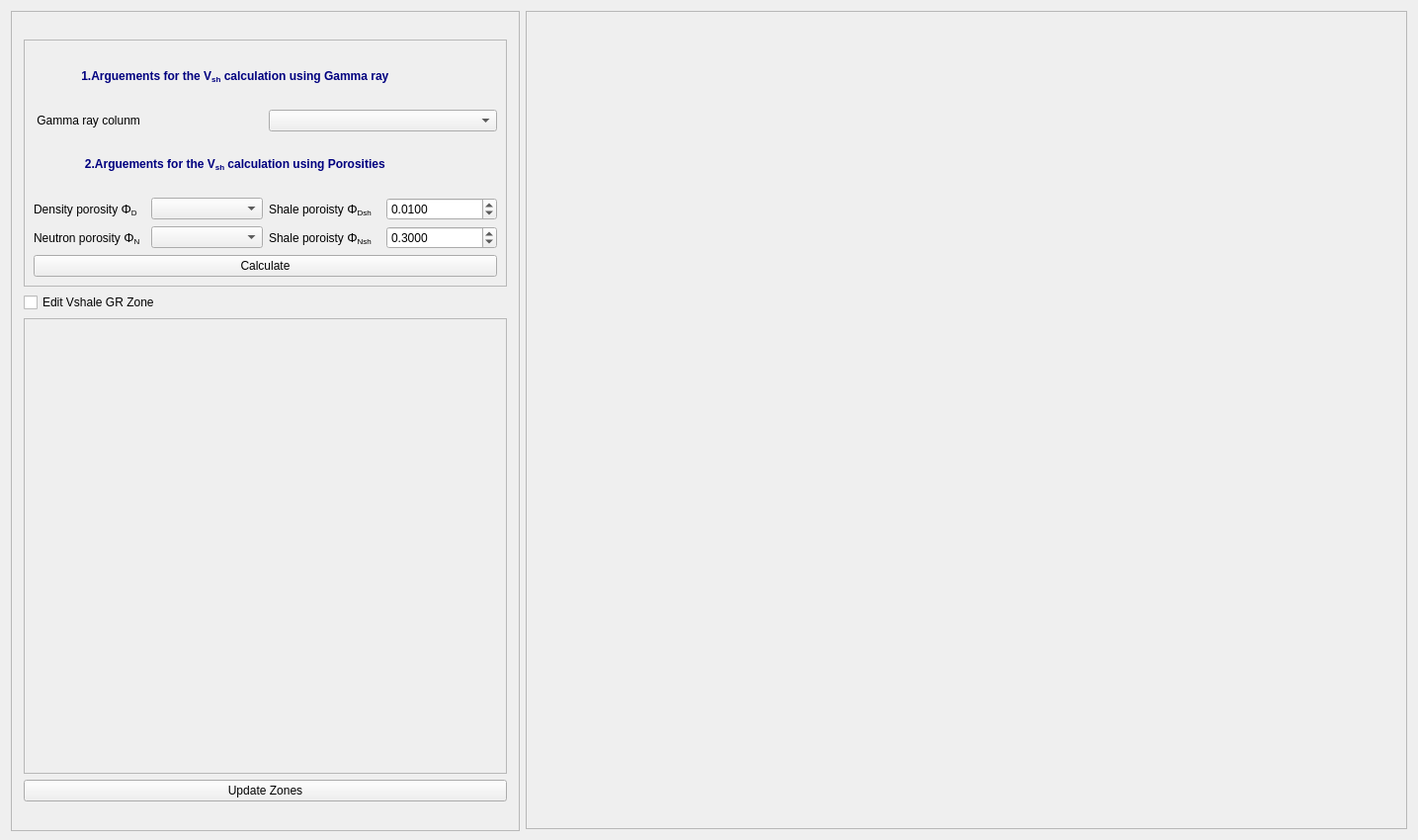
<?xml version="1.0" encoding="UTF-8"?>
<ui version="4.0">
 <class>vShaleForm</class>
 <widget class="QWidget" name="vShaleForm">
  <property name="geometry">
   <rect>
    <x>0</x>
    <y>0</y>
    <width>1435</width>
    <height>850</height>
   </rect>
  </property>
  <property name="minimumSize">
   <size>
    <width>0</width>
    <height>850</height>
   </size>
  </property>
  <property name="maximumSize">
   <size>
    <width>16777215</width>
    <height>16777215</height>
   </size>
  </property>
  <property name="windowTitle">
   <string>Form</string>
  </property>
  <layout class="QGridLayout" name="gridLayout_3">
   <item row="0" column="0">
    <widget class="QScrollArea" name="scrollArea">
     <property name="minimumSize">
      <size>
       <width>515</width>
       <height>830</height>
      </size>
     </property>
     <property name="maximumSize">
      <size>
       <width>515</width>
       <height>830</height>
      </size>
     </property>
     <property name="widgetResizable">
      <bool>true</bool>
     </property>
     <widget class="QWidget" name="scrollAreaWidgetContents_2">
      <property name="geometry">
       <rect>
        <x>0</x>
        <y>0</y>
        <width>513</width>
        <height>828</height>
       </rect>
      </property>
      <layout class="QGridLayout" name="gridLayout_2">
       <item row="0" column="0">
        <layout class="QVBoxLayout" name="verticalLayout">
         <item>
          <widget class="QScrollArea" name="scrollArea_8">
           <property name="minimumSize">
            <size>
             <width>489</width>
             <height>250</height>
            </size>
           </property>
           <property name="maximumSize">
            <size>
             <width>489</width>
             <height>250</height>
            </size>
           </property>
           <property name="widgetResizable">
            <bool>true</bool>
           </property>
           <widget class="QWidget" name="scrollAreaWidgetContents_9">
            <property name="geometry">
             <rect>
              <x>0</x>
              <y>0</y>
              <width>487</width>
              <height>248</height>
             </rect>
            </property>
            <layout class="QGridLayout" name="gridLayout">
             <item row="0" column="0" colspan="2">
              <widget class="QLabel" name="label_8">
               <property name="maximumSize">
                <size>
                 <width>411</width>
                 <height>16777215</height>
                </size>
               </property>
               <property name="text">
                <string>&lt;html&gt;&lt;head/&gt;&lt;body&gt;&lt;p align=&quot;center&quot;&gt;&lt;span style=&quot; font-size:9pt; font-weight:600; color:#00007f;&quot;&gt;1.Arguements for the V&lt;/span&gt;&lt;span style=&quot; font-size:9pt; font-weight:600; color:#00007f; vertical-align:sub;&quot;&gt;sh&lt;/span&gt;&lt;span style=&quot; font-size:9pt; font-weight:600; color:#00007f;&quot;&gt; calculation using Gamma ray &lt;/span&gt;&lt;/p&gt;&lt;/body&gt;&lt;/html&gt;</string>
               </property>
              </widget>
             </item>
             <item row="1" column="0" colspan="2">
              <layout class="QHBoxLayout" name="horizontalLayout">
               <item>
                <widget class="QLabel" name="label_22">
                 <property name="text">
                  <string> Gamma ray colunm</string>
                 </property>
                </widget>
               </item>
               <item>
                <widget class="QComboBox" name="gammacombo"/>
               </item>
              </layout>
             </item>
             <item row="2" column="0" colspan="2">
              <widget class="QLabel" name="label_32">
               <property name="maximumSize">
                <size>
                 <width>411</width>
                 <height>16777215</height>
                </size>
               </property>
               <property name="text">
                <string>&lt;html&gt;&lt;head/&gt;&lt;body&gt;&lt;p align=&quot;center&quot;&gt;&lt;span style=&quot; font-size:9pt; font-weight:600; color:#00007f;&quot;&gt;2.Arguements for the V&lt;/span&gt;&lt;span style=&quot; font-size:9pt; font-weight:600; color:#00007f; vertical-align:sub;&quot;&gt;sh&lt;/span&gt;&lt;span style=&quot; font-size:9pt; font-weight:600; color:#00007f;&quot;&gt; calculation using Porosities &lt;/span&gt;&lt;/p&gt;&lt;/body&gt;&lt;/html&gt;</string>
               </property>
              </widget>
             </item>
             <item row="3" column="0">
              <layout class="QHBoxLayout" name="horizontalLayout_14">
               <item>
                <widget class="QLabel" name="label_31">
                 <property name="text">
                  <string>&lt;html&gt;&lt;head/&gt;&lt;body&gt;&lt;p&gt; Density porosity &lt;span style=&quot; font-size:10pt;&quot;&gt;Φ&lt;/span&gt;&lt;span style=&quot; font-size:10pt; vertical-align:sub;&quot;&gt;D&lt;/span&gt;&lt;/p&gt;&lt;/body&gt;&lt;/html&gt;</string>
                 </property>
                </widget>
               </item>
               <item>
                <widget class="QComboBox" name="dphicombo"/>
               </item>
              </layout>
             </item>
             <item row="3" column="1">
              <layout class="QHBoxLayout" name="horizontalLayout_9">
               <item>
                <widget class="QLabel" name="label_30">
                 <property name="text">
                  <string>&lt;html&gt;&lt;head/&gt;&lt;body&gt;&lt;p&gt;Shale poroisty &lt;span style=&quot; font-size:10pt;&quot;&gt;Φ&lt;/span&gt;&lt;span style=&quot; font-size:10pt; vertical-align:sub;&quot;&gt;Dsh&lt;/span&gt;&lt;/p&gt;&lt;/body&gt;&lt;/html&gt;</string>
                 </property>
                </widget>
               </item>
               <item>
                <widget class="QDoubleSpinBox" name="dphish">
                 <property name="decimals">
                  <number>4</number>
                 </property>
                 <property name="minimum">
                  <double>0.000000000000000</double>
                 </property>
                 <property name="maximum">
                  <double>1.000000000000000</double>
                 </property>
                 <property name="singleStep">
                  <double>0.000100000000000</double>
                 </property>
                 <property name="value">
                  <double>0.010000000000000</double>
                 </property>
                </widget>
               </item>
              </layout>
             </item>
             <item row="4" column="0">
              <layout class="QHBoxLayout" name="horizontalLayout_8">
               <item>
                <widget class="QLabel" name="label_24">
                 <property name="text">
                  <string>&lt;html&gt;&lt;head/&gt;&lt;body&gt;&lt;p&gt;Neutron porosity &lt;span style=&quot; font-size:10pt;&quot;&gt;Φ&lt;/span&gt;&lt;span style=&quot; font-size:10pt; vertical-align:sub;&quot;&gt;N&lt;/span&gt;&lt;/p&gt;&lt;/body&gt;&lt;/html&gt;</string>
                 </property>
                </widget>
               </item>
               <item>
                <widget class="QComboBox" name="nphicombo"/>
               </item>
              </layout>
             </item>
             <item row="4" column="1">
              <layout class="QHBoxLayout" name="horizontalLayout_5">
               <item>
                <widget class="QLabel" name="label_23">
                 <property name="text">
                  <string>&lt;html&gt;&lt;head/&gt;&lt;body&gt;&lt;p&gt;Shale poroisty &lt;span style=&quot; font-size:10pt;&quot;&gt;Φ&lt;/span&gt;&lt;span style=&quot; font-size:10pt; vertical-align:sub;&quot;&gt;Nsh&lt;/span&gt;&lt;/p&gt;&lt;/body&gt;&lt;/html&gt;</string>
                 </property>
                </widget>
               </item>
               <item>
                <widget class="QDoubleSpinBox" name="nphish">
                 <property name="decimals">
                  <number>4</number>
                 </property>
                 <property name="maximum">
                  <double>1.000000000000000</double>
                 </property>
                 <property name="singleStep">
                  <double>0.000100000000000</double>
                 </property>
                 <property name="value">
                  <double>0.300000000000000</double>
                 </property>
                </widget>
               </item>
              </layout>
             </item>
             <item row="5" column="0" colspan="2">
              <widget class="QPushButton" name="vshiPushButton">
               <property name="text">
                <string>Calculate</string>
               </property>
              </widget>
             </item>
            </layout>
           </widget>
          </widget>
         </item>
         <item>
          <widget class="QCheckBox" name="vshgreditButton">
           <property name="minimumSize">
            <size>
             <width>489</width>
             <height>0</height>
            </size>
           </property>
           <property name="maximumSize">
            <size>
             <width>489</width>
             <height>16777215</height>
            </size>
           </property>
           <property name="text">
            <string>Edit Vshale GR Zone</string>
           </property>
          </widget>
         </item>
         <item>
          <widget class="QScrollArea" name="vshaleTableScrollarea">
           <property name="minimumSize">
            <size>
             <width>489</width>
             <height>461</height>
            </size>
           </property>
           <property name="maximumSize">
            <size>
             <width>489</width>
             <height>461</height>
            </size>
           </property>
           <property name="widgetResizable">
            <bool>true</bool>
           </property>
           <widget class="QWidget" name="scrollAreaWidgetContents_10">
            <property name="geometry">
             <rect>
              <x>0</x>
              <y>0</y>
              <width>487</width>
              <height>459</height>
             </rect>
            </property>
           </widget>
          </widget>
         </item>
         <item>
          <widget class="QPushButton" name="vshgr_zone_donebutton">
           <property name="minimumSize">
            <size>
             <width>489</width>
             <height>0</height>
            </size>
           </property>
           <property name="maximumSize">
            <size>
             <width>489</width>
             <height>16777215</height>
            </size>
           </property>
           <property name="text">
            <string>Update Zones</string>
           </property>
          </widget>
         </item>
        </layout>
       </item>
      </layout>
     </widget>
    </widget>
   </item>
   <item row="0" column="1">
    <widget class="QScrollArea" name="Vshale_scroll_area">
     <property name="minimumSize">
      <size>
       <width>750</width>
       <height>0</height>
      </size>
     </property>
     <property name="widgetResizable">
      <bool>true</bool>
     </property>
     <widget class="QWidget" name="scrollAreaWidgetContents">
      <property name="geometry">
       <rect>
        <x>0</x>
        <y>0</y>
        <width>889</width>
        <height>826</height>
       </rect>
      </property>
     </widget>
    </widget>
   </item>
  </layout>
 </widget>
 <resources/>
 <connections/>
</ui>
